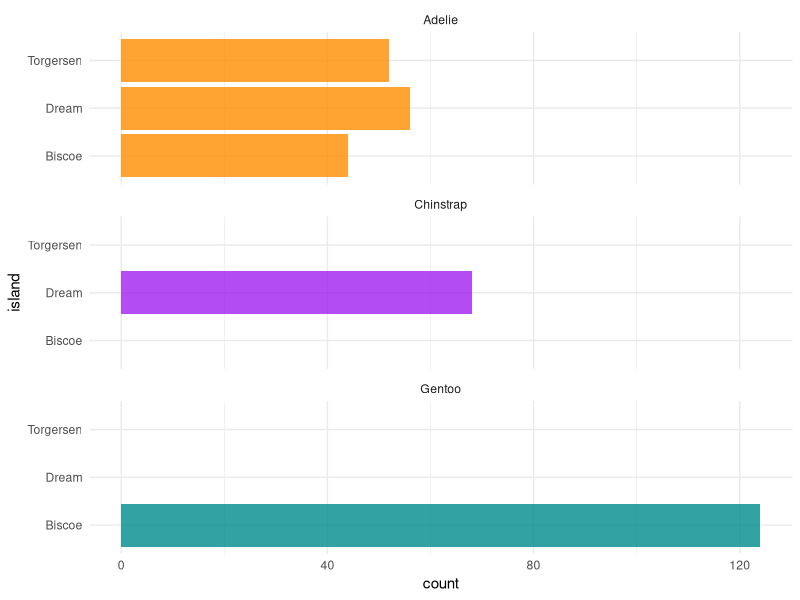
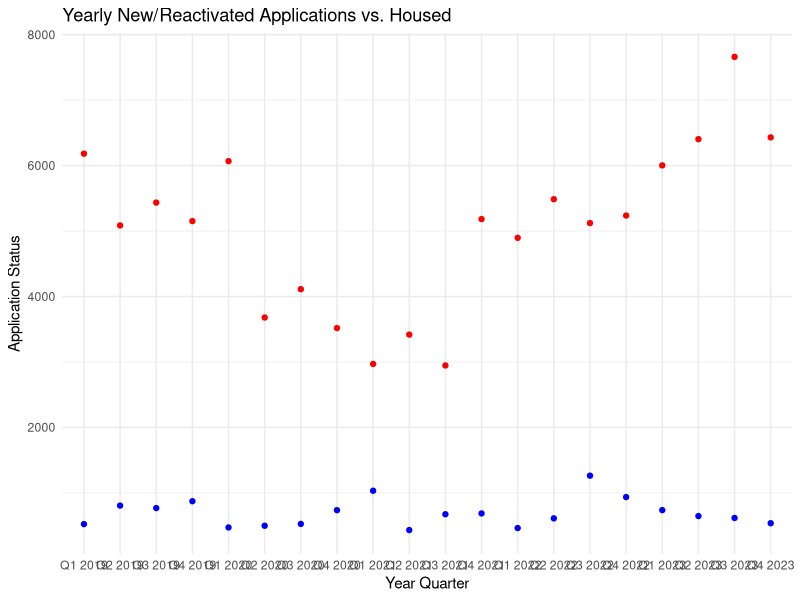

Write R code to recreate these figures, in order. (Note: this script raises an error after producing the figures.)
## ---- chunk 1
#| include: false
#| warning: false
#| message: false

library(tidyverse)
library(palmerpenguins)

analysis_data <- read_csv(here::here("data/analysis_data.csv"))
## ---- chunk 2
#| label: fig-bills
#| fig-cap: Bills of penguins
#| echo: false

ggplot(penguins, aes(x = island, fill = species)) +
  geom_bar(alpha = 0.8) +
  scale_fill_manual(values = c("darkorange","purple","cyan4"),
                    guide = "none") +
  theme_minimal() +
  facet_wrap(~species, ncol = 1) +
  coord_flip()
## ---- chunk 3
#| echo: false
#| eval: true
#| warning: false
#| message: false

# Load required packages
library(ggplot2)

# Extract relevant columns with adjusted column names
year_quarter <- analysis_data$quarter_year
new_reactivated_applications <- analysis_data$new_reactivated
housed <- analysis_data$housed

# Create a data frame
plot_data <- data.frame(
              quarter_year = year_quarter,
              test = new_reactivated_applications,
              housed = housed
            )

# Convert Quarter/Year to factor to maintain order
plot_data$quarter_year <- 
  factor(plot_data$quarter_year, levels = unique(plot_data$quarter_year))

# Create a plot
ggplot(plot_data, 
       aes(x = quarter_year)) +
  geom_point(aes(y = test), color = "red") +
  geom_point(aes(y = housed), color = "blue") +
  scale_color_manual(values = c("blue", "red")) +
  labs(title = "Yearly New/Reactivated Applications vs. Housed",
       x = "Year Quarter",
       y = "Application Status") +
  theme_minimal() +
  theme(legend.title = element_blank())

## ---- chunk 4
#| echo: false
#| eval: true
#| label: tbl-modelresults
#| tbl-cap: "Explanatory models of flight time based on wing width and wing length"
#| warning: false

# Load required packages
library(ggplot2)

# Extract relevant columns with adjusted column names
year_quarter <- analysis_data$quarter_year
new_reactivated_applications <- analysis_data$new_reactivated
housed <- analysis_data$housed

# Create a data frame
plot_data <- data.frame(
              quarter_year = year_quarter,
              test = new_reactivated_applications,
              housed = housed
            )

# Convert Quarter/Year to factor to maintain order
plot_data$quarter_year <- 
  factor(plot_data$quarter_year, levels = unique(plot_data$quarter_year))

# Create a line plot
ggplot(plot_data, aes(x = quarter_year)) +
  geom_line(aes(y = Total_Active_Waiting_List, color = "Total Active Applications"), size = 1.2) +
  geom_line(aes(y = Seniors, color = "Seniors' Applications"), linetype = "dashed", size = 1.2) +
  scale_color_manual(values = c("blue", "red")) +
  labs(title = "Total Active Applications vs. Seniors' Applications",
       x = "Quarter Year",
       y = "Application Numbers") +
  theme_minimal() +
  theme(legend.title = element_blank())

## ---- chunk 5
#| echo: false
#| eval: true
#| warning: false
#| message: false

# Load required packages
library(ggplot2)

# Assuming your dataset is loaded into a variable named 'raw_data'
# Extract relevant columns with adjusted column names
year_quarter <- raw_data$Quarter_Year
household_no_dependents <- raw_data$Household_no_dependents
household_with_dependents <- raw_data$Household_with_dependents

# Create a data frame
plot_data <- data.frame(Year_Quarter = year_quarter,
                        Household_no_dependents = household_no_dependents,
                        Household_with_dependents = household_with_dependents)

# Convert Year_Quarter to factor to maintain order
plot_data$Year_Quarter <- factor(plot_data$Year_Quarter, levels = unique(plot_data$Year_Quarter))

# Create a line plot
ggplot(plot_data, aes(x = Year_Quarter)) +
  geom_line(aes(y = Household_no_dependents, color = "Household without Dependents"), size = 1.2) +
  geom_line(aes(y = Household_with_dependents, color = "Household with Dependents"), linetype = "dashed", size = 1.2) +
  scale_color_manual(values = c("blue", "red")) +
  labs(title = "Households with and without Dependents Applying for Social Housing",
       x = "Year Quarter",
       y = "Application Numbers") +
  theme_minimal() +
  theme(legend.title = element_blank())

## ---- chunk 6
#| echo: false
#| eval: true
#| warning: false
#| message: false

# Load required packages
library(ggplot2)

# Extract relevant columns with adjusted column names
year_quarter <- analysis_data$quarter_year
new_reactivated_applications <- analysis_data$new_reactivated
housed <- analysis_data$housed

# Create a data frame
plot_data <- data.frame(
              quarter_year = year_quarter,
              test = new_reactivated_applications,
              housed = housed
            )

# Convert Quarter/Year to factor to maintain order
plot_data$quarter_year <- 
  factor(plot_data$quarter_year, levels = unique(plot_data$quarter_year))

# Extract relevant columns
inactive_cancelled <- analysis_data$inactive_cancelled
total_active_waiting_list <- analysis_data$total_active_waiting_list

# Add the new data to the existing plot_data data frame
plot_data$Inactive_Cancelled <- inactive_cancelled
plot_data$Total_Active_Waiting_List <- total_active_waiting_list

# Create a line plot
ggplot(plot_data, aes(x = quarter_year)) +
  geom_line(aes(y = Inactive_Cancelled, color = "Inactive/Cancelled"), size = 1.2) +
  geom_line(aes(y = Total_Active_Waiting_List, color = "Total Active Waiting List"), linetype = "dashed", size = 1.2) +
  scale_color_manual(values = c("blue", "red")) +
  labs(title = "Inactive/Cancelled vs Total Active Waiting List",
       x = "Quarter Year",
       y = "Application Status") +
  theme_minimal() +
  theme(legend.title = element_blank())


## ---- chunk 7
#| eval: true
#| echo: false
#| message: false
#| warning: false
#| label: fig-ppcheckandposteriorvsprior
#| layout-ncol: 2
#| fig-cap: "Examining how the model fits, and is affected by, the data"
#| fig-subcap: ["Posterior prediction check", "Comparing the posterior with the prior"]

pp_check(first_model) +
  theme_classic() +
  theme(legend.position = "bottom")

posterior_vs_prior(first_model) +
  theme_minimal() +
  scale_color_brewer(palette = "Set1") +
  theme(legend.position = "bottom") +
  coord_flip()
## ---- chunk 8
#| echo: false
#| eval: true
#| message: false
#| warning: false
#| label: fig-stanareyouokay
#| fig-cap: "Checking the convergence of the MCMC algorithm"
#| fig-subcap: ["Trace plot", "Rhat plot"]
#| layout-ncol: 2

plot(first_model, "trace")

plot(first_model, "rhat")
